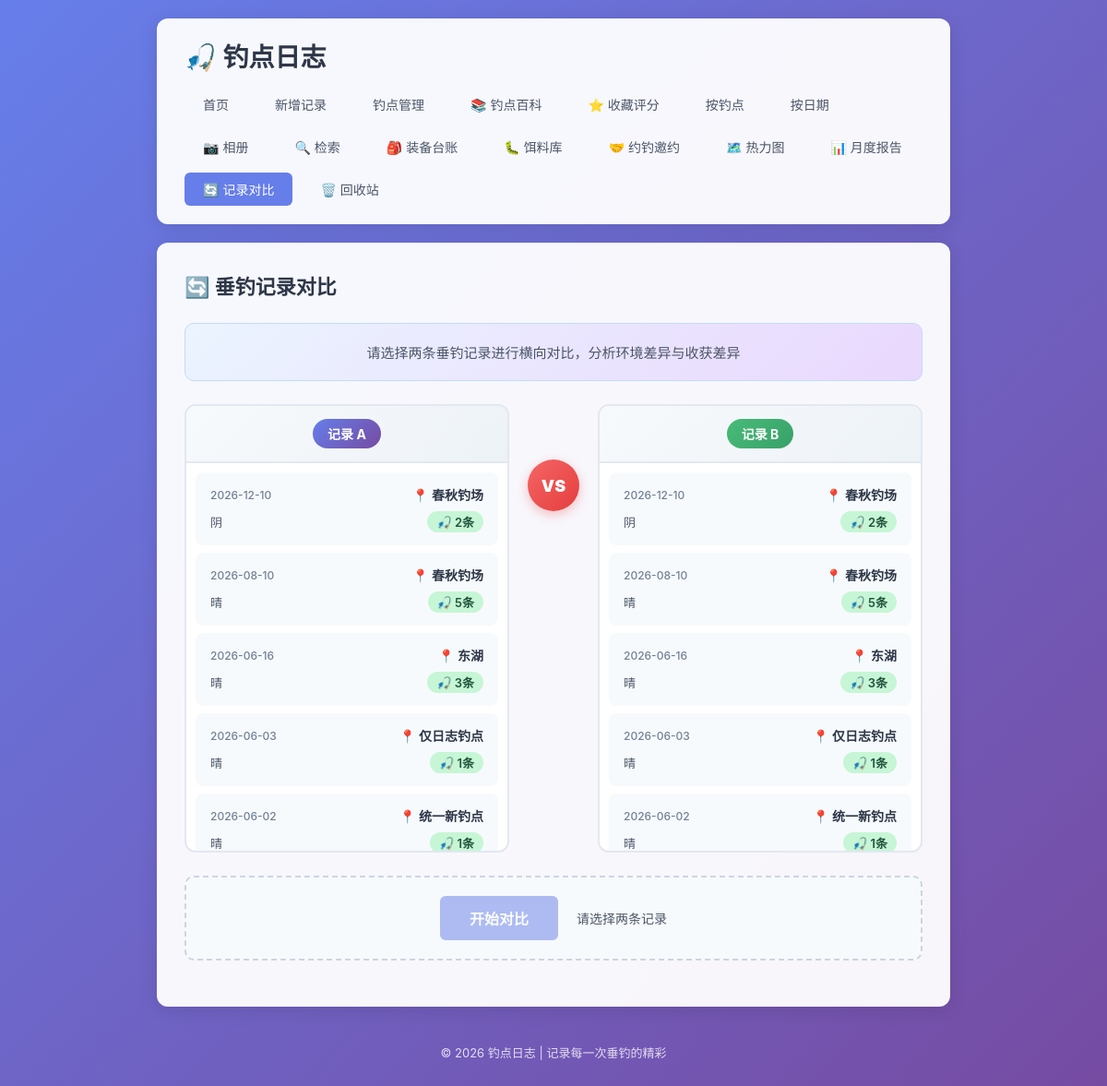
The page /compare on the database its author committed.
### tables this page shows
CREATE TABLE fishing_logs (
            id INTEGER PRIMARY KEY AUTOINCREMENT,
            spot TEXT NOT NULL,
            weather TEXT NOT NULL,
            water_level TEXT NOT NULL,
            bait TEXT NOT NULL,
            fish_species TEXT NOT NULL,
            harvest TEXT NOT NULL,
            next_strategy TEXT,
            created_at DATE NOT NULL
        , temperature TEXT, humidity TEXT, wind TEXT, deleted_at TIMESTAMP, next_strategy_date DATE);

### app.py (the view)
@app.route('/compare')
def compare_select():
    conn = get_db()
    logs = conn.execute('''
        SELECT id, spot, created_at, harvest, fish_species, weather
        FROM fishing_logs
        WHERE deleted_at IS NULL
        ORDER BY created_at DESC, id DESC
        LIMIT 100
    ''').fetchall()
    log_list = []
    for log in logs:
        log_dict = dict(log)
        log_dict['harvest_value'] = parse_harvest_value(log['harvest'])
        log_list.append(log_dict)
    total = conn.execute(
        'SELECT COUNT(*) as cnt FROM fishing_logs WHERE deleted_at IS NULL'
    ).fetchone()['cnt']
    conn.close()
    log1_id = request.args.get('log1', type=int)
    log2_id = request.args.get('log2', type=int)
    return render_template(
        'compare.html',
        log_list=log_list,
        total_logs=total,
        log1_id=log1_id,
        log2_id=log2_id,
        show_results=False
    )

### app.py (called while the page is built)
def get_db():
    conn = sqlite3.connect(DB_PATH)
    conn.row_factory = sqlite3.Row
    return conn

### templates/compare.html (shortened to what this page needs)
{% extends 'base.html' %}
{% block content %}
    <div class="page-header">
        <h2>🔄 垂钓记录对比</h2>
    </div>
    {% if not show_results %}
        <div class="compare-select-section">
            <div class="compare-select-hint">
                <p>请选择两条垂钓记录进行横向对比，分析环境差异与收获差异</p>
            </div>
            <div class="compare-selectors">
                <div class="compare-selector">
                    <div class="selector-label">
                        <span class="selector-badge selector-badge-1">记录 A</span>
                    </div>
                    <div class="selector-log-list" id="logList1">
                        {% for log in log_list %}
                            <div class="selector-log-item {% if log1_id == log['id'] %}selected{% endif %}"
                                 data-log-id="{{ log['id'] }}"
                                 data-side="1"
                                 onclick="selectLog({{ log['id'] }}, 1)">
                                <div class="selector-log-header">
                                    <span class="selector-log-date">{{ log['created_at'] }}</span>
                                    <span class="selector-log-spot">📍 {{ log['spot'] }}</span>
                                </div>
                                <div class="selector-log-body">
                                    <span class="selector-log-weather">{{ log['weather'] }}</span>
                                    <span class="selector-log-harvest {% if log['harvest_value'] > 0 %}good{% else %}bad{% endif %}">
                                        🎣 {{ log['harvest'] }}
                                    </span>
                                </div>
                            </div>
                        {% endfor %}
                    </div>
                </div>
                <div class="compare-vs">
                    <div class="vs-text">VS</div>
                </div>
                <div class="compare-selector">
                    <div class="selector-label">
                        <span class="selector-badge selector-badge-2">记录 B</span>
                    </div>
                    <div class="selector-log-list" id="logList2">
                        {% for log in log_list %}
                            <div class="selector-log-item {% if log2_id == log['id'] %}selected{% endif %}"
                                 data-log-id="{{ log['id'] }}"
                                 data-side="2"
                                 onclick="selectLog({{ log['id'] }}, 2)">
                                <div class="selector-log-header">
                                    <span class="selector-log-date">{{ log['created_at'] }}</span>
                                    <span class="selector-log-spot">📍 {{ log['spot'] }}</span>
                                </div>
                                <div class="selector-log-body">
                                    <span class="selector-log-weather">{{ log['weather'] }}</span>
                                    <span class="selector-log-harvest {% if log['harvest_value'] > 0 %}good{% else %}bad{% endif %}">
                                        🎣 {{ log['harvest'] }}
                                    </span>
                                </div>
                            </div>
                        {% endfor %}
                    </div>
                </div>
            </div>
            <div class="compare-actions">
                <button class="btn btn-primary btn-compare" id="compareBtn" onclick="startCompare()" disabled>
                    开始对比
                </button>
                <div class="compare-selected-info" id="selectedInfo">
                </div>
            </div>
        </div>
    {% endif %}
{% endblock %}

### rows shown on the page
fishing_logs: created_at "2026-12-10", spot "春秋钓场", weather "阴", harvest "2条"
fishing_logs: created_at "2026-08-10", spot "春秋钓场", weather "晴", harvest "5条"
fishing_logs: created_at "2026-06-16", spot "东湖", weather "晴", harvest "3条"
fishing_logs: created_at "2026-06-03", spot "仅日志钓点", weather "晴", harvest "1条"
fishing_logs: created_at "2026-06-02", spot "统一新钓点", weather "晴", harvest "1条"
